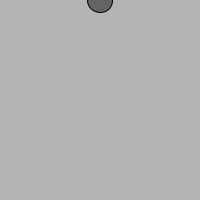
Frame 1 (no input)
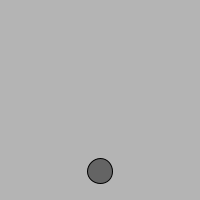
Frame 60 (the mouse pressed at the canvas centre just before this capture)
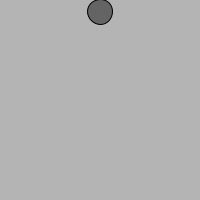
Frame 120 (the mouse held since frame 60 and released just before this capture)

The Processing sketch that drew these frames (run headless with seeded random() and noise(); from frame 60 on, the mouse is pressed at the canvas centre):

// Processing sketch: processing_98650
// ── processing_98650.pde

float x;
float y;
float speed = 0;
float grav = 0.1;
float rad = 50;
 
 
void setup () {
  size(200, 200);
  smooth();
  x = 100;
  y = 0;
}
 
void draw() {
  background(180);
  ellipseMode(CENTER);
  fill(100);
  ellipse(x, y, rad/2, rad/2);
  y = y + speed;
  speed = speed + grav;
  if (y > width-rad/2) {
    speed = speed * -0.95;
  }
}
